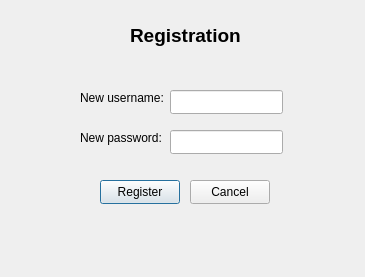
<?xml version="1.0" encoding="UTF-8"?>
<ui version="4.0">
 <class>RegisterForm</class>
 <widget class="QDialog" name="RegisterForm">
  <property name="geometry">
   <rect>
    <x>0</x>
    <y>0</y>
    <width>365</width>
    <height>277</height>
   </rect>
  </property>
  <property name="windowTitle">
   <string>Register</string>
  </property>
  <property name="windowIcon">
   <iconset theme="face-uncertain">
    <normaloff>clueless.png</normaloff>clueless.png</iconset>
  </property>
  <widget class="QPushButton" name="btnRegister">
   <property name="geometry">
    <rect>
     <x>100</x>
     <y>180</y>
     <width>80</width>
     <height>24</height>
    </rect>
   </property>
   <property name="text">
    <string>Register</string>
   </property>
  </widget>
  <widget class="QPushButton" name="btnCancel">
   <property name="geometry">
    <rect>
     <x>190</x>
     <y>180</y>
     <width>80</width>
     <height>24</height>
    </rect>
   </property>
   <property name="text">
    <string>Cancel</string>
   </property>
  </widget>
  <widget class="QLineEdit" name="lineUsername">
   <property name="geometry">
    <rect>
     <x>170</x>
     <y>90</y>
     <width>113</width>
     <height>24</height>
    </rect>
   </property>
  </widget>
  <widget class="QLineEdit" name="linePassword">
   <property name="geometry">
    <rect>
     <x>170</x>
     <y>130</y>
     <width>113</width>
     <height>24</height>
    </rect>
   </property>
   <property name="echoMode">
    <enum>QLineEdit::Password</enum>
   </property>
  </widget>
  <widget class="QLabel" name="label">
   <property name="geometry">
    <rect>
     <x>80</x>
     <y>90</y>
     <width>91</width>
     <height>16</height>
    </rect>
   </property>
   <property name="text">
    <string>New username:</string>
   </property>
  </widget>
  <widget class="QLabel" name="label_2">
   <property name="geometry">
    <rect>
     <x>80</x>
     <y>130</y>
     <width>101</width>
     <height>16</height>
    </rect>
   </property>
   <property name="text">
    <string>New password:</string>
   </property>
  </widget>
  <widget class="QLabel" name="label_3">
   <property name="geometry">
    <rect>
     <x>130</x>
     <y>20</y>
     <width>111</width>
     <height>31</height>
    </rect>
   </property>
   <property name="text">
    <string>&lt;html&gt;&lt;head/&gt;&lt;body&gt;&lt;p&gt;&lt;span style=&quot; font-size:14pt; font-weight:700;&quot;&gt;Registration&lt;/span&gt;&lt;/p&gt;&lt;/body&gt;&lt;/html&gt;</string>
   </property>
  </widget>
 </widget>
 <resources/>
 <connections>
  <connection>
   <sender>btnCancel</sender>
   <signal>clicked()</signal>
   <receiver>RegisterForm</receiver>
   <slot>hide()</slot>
   <hints>
    <hint type="sourcelabel">
     <x>399</x>
     <y>341</y>
    </hint>
    <hint type="destinationlabel">
     <x>229</x>
     <y>194</y>
    </hint>
   </hints>
  </connection>
 </connections>
</ui>
